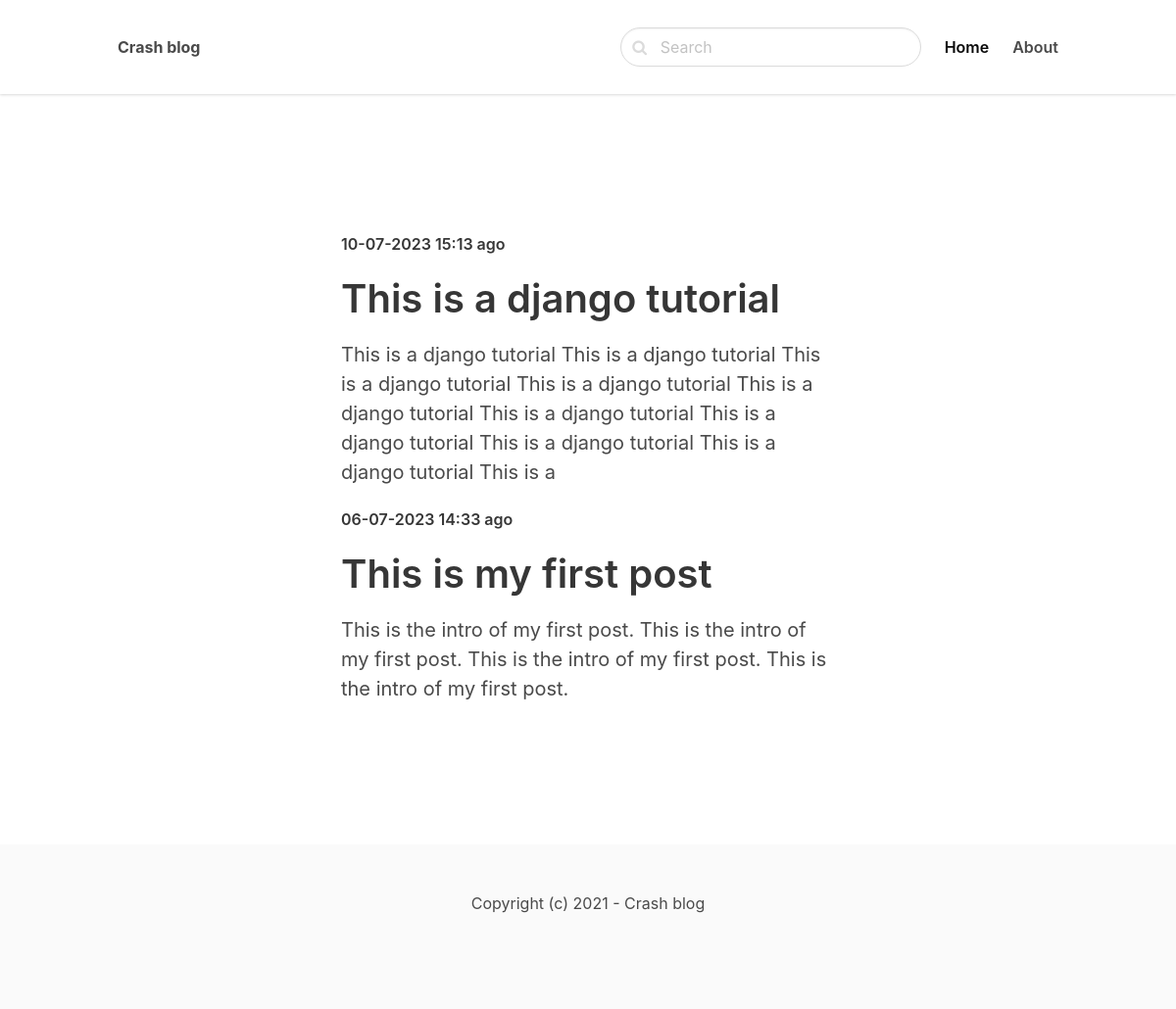
/django/, run on the app's committed database.
### blog/models.py (models this page shows, shortened)
class Post(models.Model):
    ACTIVE = 'active'
    DRAFT = 'draft'
    CHOICES_STATUS = (
        (ACTIVE, 'Active'),
        (DRAFT, 'Draft')
    )
    category = models.ForeignKey(Category, related_name='posts', on_delete=models.PROTECT)
    title = models.CharField(max_length=255)
    slug = models.SlugField(default="", null=False)
    intro = models.TextField()
    body = models.TextField()
    created_at = models.DateTimeField(auto_now_add=True)
    status = models.CharField(max_length=10, choices=CHOICES_STATUS, default=ACTIVE)
    image = models.ImageField(upload_to='uploads/', blank=True, null=True)
    class Meta:
        ordering = ('-created_at',)

### blog/views.py (the view)
# urls.py: path('<slug:slug>/', views.category,  name='category_detail'),
def category(request, slug):
    category = get_object_or_404(Category, slug=slug)
    posts = category.posts.filter(status=Post.ACTIVE)
    return render(request, 'blog/category.html', {'category': category, 'posts': posts})

### blog/templates/blog/category.html (shortened to what this page needs)
{% extends 'core/base.html' %}
{% block content %}
<section class="hero">
    <div class="hero-body">
        <div class="container">
            <section class="section">
                <div class="columns">
                    <div class="column is-8 is-offset-2">
                        {% for post in category.posts.all %}
                            <div class="content is-medium">
                                <h2 class="subtitle is-6">{{ post.created_at| date:'d-m-Y H:i'}} ago</h2>
                                  <a href="{% url 'post_detail' post.category.slug post.slug %}">
                                      <h1 class="title">{{ post.title }}</h1>
                                   </a>
                                 <p>{{ post.intro }}</p>
                            </div>
                        {% endfor %}
                    </div>
                </div>
            </section>
        </div>
    </div>
</section>
{% endblock %}

### data on the page
Post: created_at "10-07-2023 15:13", title "This is a django tutorial", intro "This is a django tutorial This is a django tutorial This is a django tutorial This is a django tutorial This is a django tutorial This is a django tutorial This is a django tutorial This is a django tutorial This is a django tutorial This is a"
Post: created_at "06-07-2023 14:33", title "This is my first post", intro "This is the intro of my first post. This is the intro of my first post. This is the intro of my first post. This is the intro of my first post."
